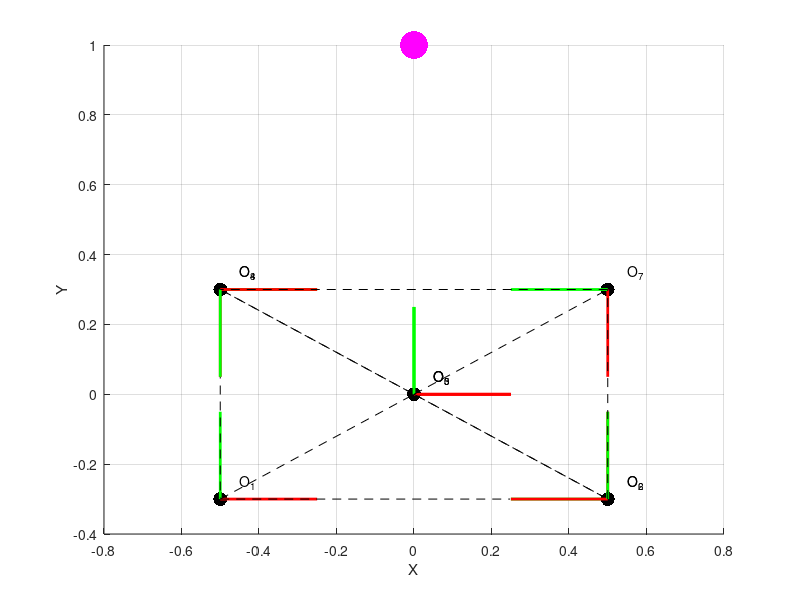
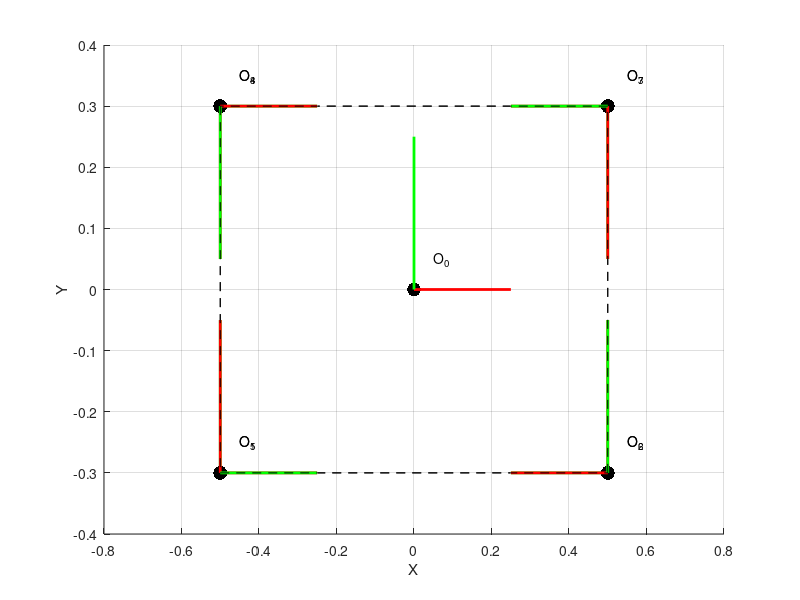

Write the MATLAB code that produced these figures, in order. (Note: this script raises an error after producing the figures.)
function Exercise_1

close all

%% Question 1: Manually computed Homogeneous Transformations

% TODO:
% By simple inspection obtain manually the absolute homogeneous transformations Ti_0 for each corner of the cage with respect to the coordinate frame O_0

T1_0=[1 0 0 -0.5;
      0 1 0 -0.3;
      0 0 1 -0.4;
      0 0 0  1];
  
T2_0=[0 -1 0  0.5;
      1  0 0 -0.3;
      0  0 1 -0.4;
      0  0 0  1];
  
T3_0=eye(4);%nope

T4_0=[ 0 1 0 -0.5;
      -1 0 0  0.3;
       0 0 1 -0.4;
       0 0 0  1];
      

T5_0=eye(4);%nope

T6_0=[-1 0  0  0.5;
       0 1  0 -0.3;
       0 0 -1  0.4;
       0 0  0  1];


rotneg90z=[0 1 0 0;
        -1  0 0 0;
        0  0 1 0;
        0  0 0 1];

rot90z=[0 -1 0 0;
        1  0 0 0;
        0  0 1 0;
        0  0 0 1];  
    
T7_0=[1  0  0 0.5;
      0 -1  0 0.3
      0  0 -1 0.4
      0  0  0 1]*rot90z;

  
    
T8_0=[1  0 0 -0.5;
      0 -1 0  0.3;
      0  0 -1  0.4;
      0  0 0  1  ];  %todo flip since absolute? 

Transformation_structure_1(:,:,1)=T1_0;
Transformation_structure_1(:,:,2)=T2_0;
Transformation_structure_1(:,:,3)=T3_0;
Transformation_structure_1(:,:,4)=T4_0;
Transformation_structure_1(:,:,5)=T5_0;
Transformation_structure_1(:,:,6)=T6_0;
Transformation_structure_1(:,:,7)=T7_0;
Transformation_structure_1(:,:,8)=T8_0;

%% Question 2: Left handed frames

% TODO:
%  The rotation matrix of some frames in the previous figure can not be 
% obtained using a sequence of basic rotations. Please explain why 
% (elaborate your answer using for example the definition of SE(3)), and 
% propose the proper coordinate frames to fix this problem.


figure('Name','Cage with Left handed Oi and ... and ... (in Magenta)')
plotCage(Transformation_structure_1);
hold on
plot3(0,1,2,'m .','MarkerSize',60);

% Explanation: O3 and O5. When two of these coordinate systems' axes are alligned to two of O0's, the third axis
% will point in the oppisite direction of O0's third axis. This problem is
% solved by simply switching the label of the x- and y-axes.  

%% Question 3: Right Hand Frames

% TODO:
%  Replace the coordinate frames found in the above question with the 
% suitable coordinate frames, respecting the figure convention; 
% then compute the associated absolute homogeneous transformations Hi_0

H1_0=T1_0;
H2_0=T2_0;
H3_0=[-1  0 0 0.5;
       0 -1 0 0.3;
       0  0 1 -0.4;
       0  0 0  1];
H4_0=T4_0;
H5_0=[-1 0  0 -0.5;
       0 1  0 -0.3;
       0 0 -1  0.4;
       0 0  0  1 ]* rot90z; %todo: reverse?
H6_0=T6_0;
H7_0=T7_0;
H8_0=T8_0;

Transformation_structure_2(:,:,1)=H1_0;
Transformation_structure_2(:,:,2)=H2_0;
Transformation_structure_2(:,:,3)=H3_0;
Transformation_structure_2(:,:,4)=H4_0;
Transformation_structure_2(:,:,5)=H5_0;
Transformation_structure_2(:,:,6)=H6_0;
Transformation_structure_2(:,:,7)=H7_0;
Transformation_structure_2(:,:,8)=H8_0;

figure('Name','Correct Cage')
plotCage(Transformation_structure_2);

%% Question 4: Rotation matrices and translation vectors

% TODO:
% Extract the rotation matrices and translation vectors from each HT:
% 
% Ri_0=...
% pi_0=...
R1_0 = H1_0(1:3, 1:3);
p1_0 = H1_0(1:3, 4);

R2_0 = H2_0(1:3, 1:3);
p2_0 = H2_0(1:3, 4);

R3_0 = H3_0(1:3, 1:3);
p3_0 = H3_0(1:3, 4);

R4_0 = H4_0(1:3, 1:3);
p4_0 = H4_0(1:3, 4);

R5_0 = H5_0(1:3, 1:3);
p5_0 = H5_0(1:3, 4);

R6_0 = H6_0(1:3, 1:3);
p6_0 = H6_0(1:3, 4);

R7_0 = H7_0(1:3, 1:3);
p7_0 = H7_0(1:3, 4);

R8_0 = H8_0(1:3, 1:3);
p8_0 = H8_0(1:3, 4);


%% Question 5: Simple Euler angles without considering singularities

% TODO:
% Represent each rotation matrix as a set of Euler angles (roll-pitch-yaw)

% [phi_i,theta_i,psi_i]=R2EulerA(Ri_0)
[phi_1,theta_1,psi_1]=R2EulerA(R1_0);
[phi_2,theta_2,psi_2]=R2EulerA(R2_0);
[phi_3,theta_3,psi_3]=R2EulerA(R3_0);
[phi_4,theta_4,psi_4]=R2EulerA(R4_0);
[phi_5,theta_5,psi_5]=R2EulerA(R5_0);
[phi_6,theta_6,psi_6]=R2EulerA(R6_0);
[phi_7,theta_7,psi_7]=R2EulerA(R7_0);
[phi_8,theta_8,psi_8]=R2EulerA(R8_0);


%% Question 6: Relative Homogeneous Transformations (manually Generated)

% TODO:
% Compute manually the the relative transformations between the corners of
% the cage

H1_0= [1 0 0 -0.5;
       0 1 0 -0.3;
       0 0 1 -0.4;
       0 0 0  1];
H2_1= invHT(H1_0)*H2_0
H3_2= invHT(H2_0)*H3_0
H4_3= invHT(H3_0)*H4_0;
H5_4= invHT(H4_0)*H5_0;
H6_5= invHT(H5_0)*H6_0;
H7_6= invHT(H6_0)*H7_0;
H8_7= invHT(H7_0)*H8_0;

%% Question 7: Absolute Transfomations using the relative transformations

% TODO:
% Compute again the absolute Homogeneous Transformations of each coordinate
% frame using the relative transformations and compare them with the
% absolute transformations computed manually in the first item.

Transformation_structure_3(:,:,1)=H1_0;
Transformation_structure_3(:,:,2)=H2_0;
Transformation_structure_3(:,:,3)=H3_0;
Transformation_structure_3(:,:,4)=H4_0;
Transformation_structure_3(:,:,5)=H5_0;
Transformation_structure_3(:,:,6)=H6_0;
Transformation_structure_3(:,:,7)=H7_0;
Transformation_structure_3(:,:,8)=H8_0;

figure('Name','Correct Cage with relative HT')
plotCage(Transformation_structure_3);

%% Question 8: Plot the Cage

% TODO: Plot each coordinate frame in Matlab to visualize the cage

    function plotCage(HT)
        
        % % Visualize the cage and its respective coordinate frames
        tOff=0.05;
        aLength=0.25;
        
        grid on
        hold on
        
        axisX_0=[aLength;0;0];
        axisY_0=[0;aLength;0];
        axisZ_0=[0;0;aLength];
        
        % % Visualize the Origin O_0
        
        O_0=[0;0;0];
        
        plot3(O_0(1),O_0(2),O_0(3), 'k .','MarkerSize',30)
        text(O_0(1)+tOff,O_0(2)+tOff,O_0(3)+tOff, 'O_0');
        %Plot x-axis
        plot3([O_0(1);axisX_0(1)],[O_0(2);axisX_0(2)],[O_0(3);axisX_0(3)],'r -', 'Linewidth',2)
        %Plot y-axis
        plot3([O_0(1);axisY_0(1)],[O_0(2);axisY_0(2)],[O_0(3);axisY_0(3)],'g -', 'Linewidth',2)
        %Plot z-axis
        plot3([O_0(1);axisZ_0(1)],[O_0(2);axisZ_0(2)],[O_0(3);axisZ_0(3)],'b -', 'Linewidth',2)
        
        [~,~,n]=size(HT);
        
        for i=1:n
            % % Visualize the Origin Oi_0
            Oi_0(:,i)=HT(:,:,i)*[O_0;1];
            axisX1_0=HT(:,:,i)*[axisX_0;1];
            axisY1_0=HT(:,:,i)*[axisY_0;1];
            axisZ1_0=HT(:,:,i)*[axisZ_0;1];
            
            % Origin CF1
            plot3(Oi_0(1,i),Oi_0(2,i),Oi_0(3,i), 'k .','MarkerSize',30)
            text(Oi_0(1,i)+tOff,Oi_0(2,i)+tOff,Oi_0(3,i)+tOff, ['O_' num2str(i)]);
            %Plot x-axis
            plot3([Oi_0(1,i);axisX1_0(1)],[Oi_0(2,i);axisX1_0(2)],[Oi_0(3,i);axisX1_0(3)],'r -', 'Linewidth',2)
            %Plot y-axis
            plot3([Oi_0(1,i);axisY1_0(1)],[Oi_0(2,i);axisY1_0(2)],[Oi_0(3,i);axisY1_0(3)],'g -', 'Linewidth',2)
            %Plot z-axis
            plot3([Oi_0(1,i);axisZ1_0(1)],[Oi_0(2,i);axisZ1_0(2)],[Oi_0(3,i);axisZ1_0(3)],'b -', 'Linewidth',2)
        end
        
        xlabel('X');
        ylabel('Y');
        zlabel('Z');
        
        % Cage structure:
        
        plot3([Oi_0(1,1);Oi_0(1,2)],[Oi_0(2,1);Oi_0(2,2)],[Oi_0(3,1);Oi_0(3,2)],'k --', 'Linewidth',0.5)
        plot3([Oi_0(1,1);Oi_0(1,5)],[Oi_0(2,1);Oi_0(2,5)],[Oi_0(3,1);Oi_0(3,5)],'k --', 'Linewidth',0.5)
        plot3([Oi_0(1,2);Oi_0(1,3)],[Oi_0(2,2);Oi_0(2,3)],[Oi_0(3,2);Oi_0(3,3)],'k --', 'Linewidth',0.5)
        plot3([Oi_0(1,2);Oi_0(1,6)],[Oi_0(2,2);Oi_0(2,6)],[Oi_0(3,2);Oi_0(3,6)],'k --', 'Linewidth',0.5)
        plot3([Oi_0(1,3);Oi_0(1,4)],[Oi_0(2,3);Oi_0(2,4)],[Oi_0(3,3);Oi_0(3,4)],'k --', 'Linewidth',0.5)
        plot3([Oi_0(1,3);Oi_0(1,7)],[Oi_0(2,3);Oi_0(2,7)],[Oi_0(3,3);Oi_0(3,7)],'k --', 'Linewidth',0.5)
        plot3([Oi_0(1,4);Oi_0(1,8)],[Oi_0(2,4);Oi_0(2,8)],[Oi_0(3,4);Oi_0(3,8)],'k --', 'Linewidth',0.5)
        plot3([Oi_0(1,4);Oi_0(1,1)],[Oi_0(2,4);Oi_0(2,1)],[Oi_0(3,4);Oi_0(3,1)],'k --', 'Linewidth',0.5)
        plot3([Oi_0(1,5);Oi_0(1,6)],[Oi_0(2,5);Oi_0(2,6)],[Oi_0(3,5);Oi_0(3,6)],'k --', 'Linewidth',0.5)
        plot3([Oi_0(1,6);Oi_0(1,7)],[Oi_0(2,6);Oi_0(2,7)],[Oi_0(3,6);Oi_0(3,7)],'k --', 'Linewidth',0.5)
        plot3([Oi_0(1,7);Oi_0(1,8)],[Oi_0(2,7);Oi_0(2,8)],[Oi_0(3,7);Oi_0(3,8)],'k --', 'Linewidth',0.5)
        plot3([Oi_0(1,8);Oi_0(1,5)],[Oi_0(2,8);Oi_0(2,5)],[Oi_0(3,8);Oi_0(3,5)],'k --', 'Linewidth',0.5)
        
    end
end

